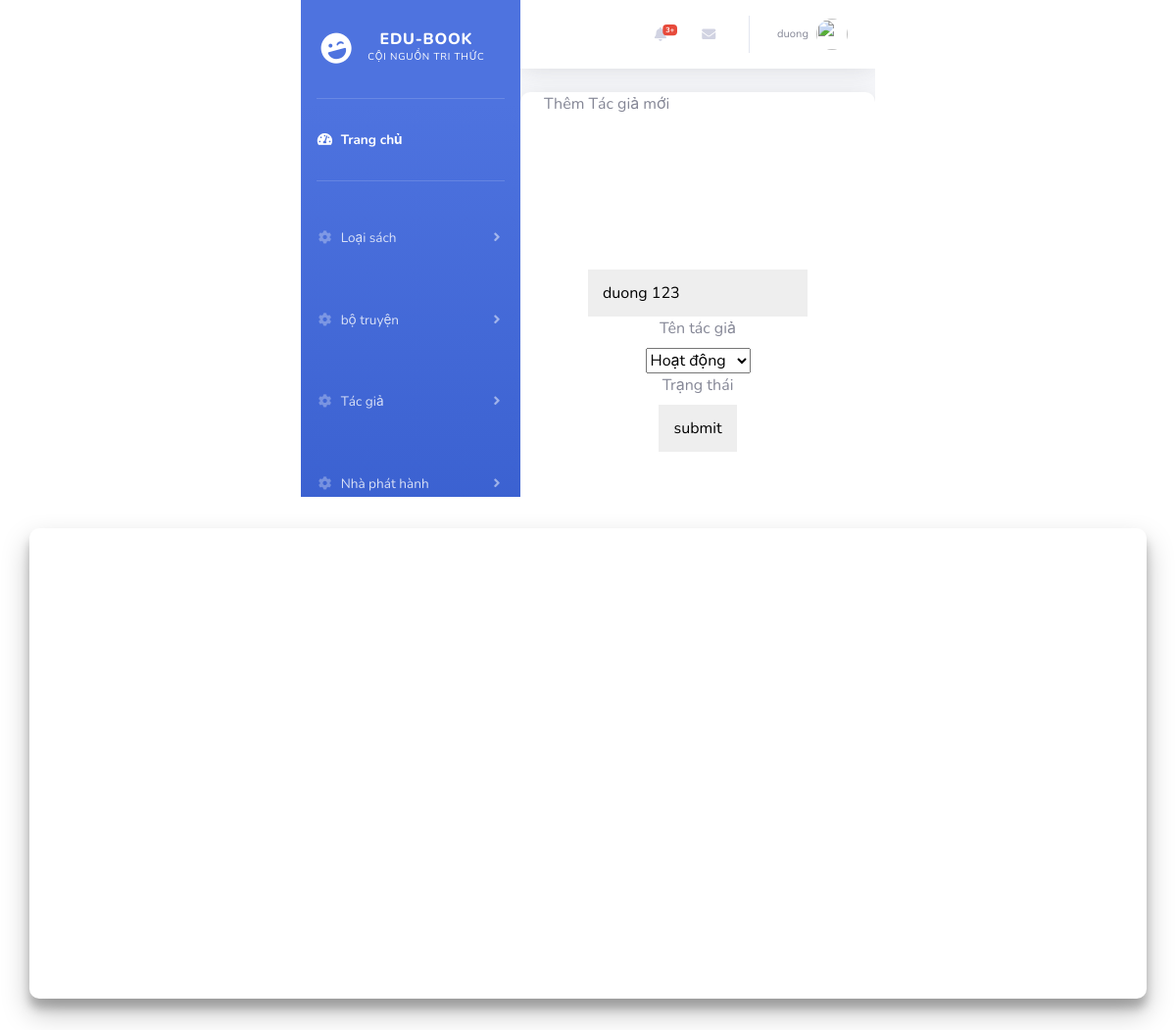
The page /index.php?controller=tacGia_fix&id=5 (signed in) on the database as committed earlier.
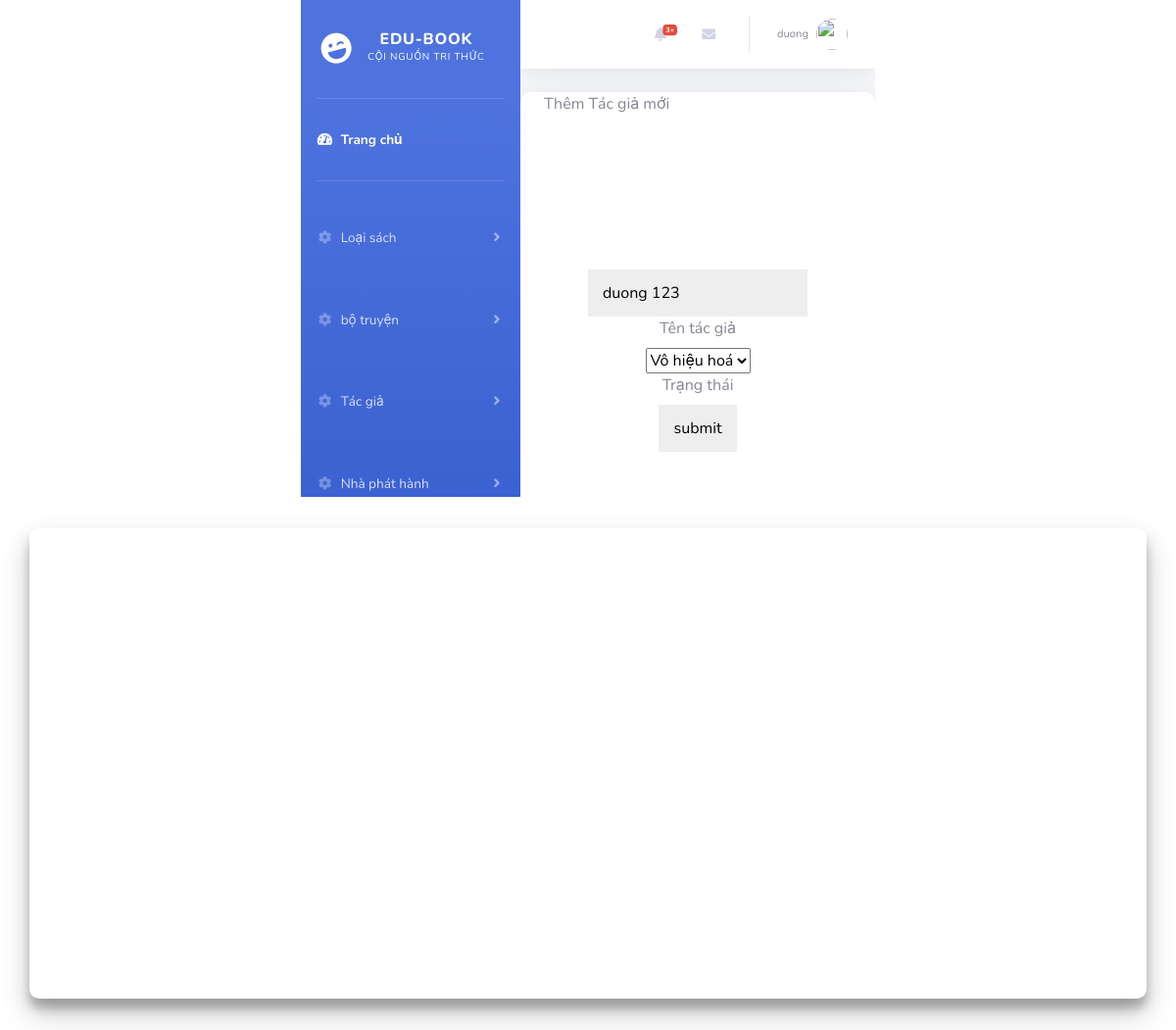
The same page on the database as committed later.
### tables this page shows
CREATE TABLE `tac_gia` (
  `id_tac_gia` int(11) NOT NULL,
  `ten_tac_gia` varchar(100) NOT NULL,
  `trang_thai` tinyint(4) NOT NULL DEFAULT 1
);

### DAO/ConnectDAO.php (called while the page is built, shortened)
<?php
class BaseDAO
{
    public function __construct()
    {
        require_once('config/PDO.php');
        $this->PDO = $pdo;
    }
}

### DAO/TacGiaDAO.php (called while the page is built, shortened)
<?php
include_once('models/TacGia.php');
include_once 'DAO/ConnectDAO.php';
class TacGiaDAO extends BaseDAO
{
    public function showOne($id)
    {
        $sql = "SELECT tac_gia.*, COUNT(san_pham.id_san_pham) AS so_luong_sach
        FROM tac_gia
        LEFT JOIN san_pham ON tac_gia.id_tac_gia = san_pham.id_tac_gia
        WHERE tac_gia.id_tac_gia=$id
        GROUP BY tac_gia.id_tac_gia;";
        $stmt = $this->PDO->prepare($sql);
        $stmt->execute();
        $users = array();
        while ($row = $stmt->fetch(PDO::FETCH_ASSOC)) {
            $user = new TacGia(
                $row['id_tac_gia'],
                $row['ten_tac_gia'],
                $row['so_luong_sach'],
                $row['trang_thai'],
            );
            $users[] = $user;
        }
        return $users;
    }
}

### models/TacGia.php (called while the page is built, shortened)
<?php
class TacGia
{
    public function __construct($id, $ten, $soluong, $trang_thai)
    {
        $this->ten = $ten;
        $this->trang_thai = $trang_thai;
    }
}

### views/tacgia/admin/fix.php (the view, shortened to what this page needs)
<?php include "views/layout/admin/Header.php";
?>
<div class="container" ">
    <div class=" text">
    Thêm Tác giả mới
</div>
<form action="index.php?controller=tacGia_fix" method="post" style="min-height: 500px;">
    <?php foreach ($list as $key => $vl) { ?>
    <div class=" form-row">
        <div class="input-data">
            <input type="text" name="ten" value="<?php echo $vl->ten ?>" required>
            <label for="">Tên tác giả</label>
        </div>
    </div>
    <div class=" form-row">
        <div class="input-data">
            <select name="trang_thai" id="">
                <?php if ($vl->trang_thai == 1) { ?>
                <option value="1">Hoạt động</option>
                <?php } else { ?>
                <option value="0">Vô hiệu hoá</option>
                <?php } ?>
            </select>
            <label for="">Trạng thái</label>
        </div>
    </div>
    <?php } ?>
    <div class="form-row">
        <div class="input-data textarea">
            <div class="form-row submit-btn">
                <div class="input-data">
                    <input type="submit" value="submit">
                </div>
            </div>
        </div>
</form>
</div>
<?php include "views/layout/admin/Footer.php"; ?>

Rows that differ between the two databases and show on the page:
changed tac_gia "duong 123": trang_thai "Hoạt động" → "Vô hiệu hoá"
